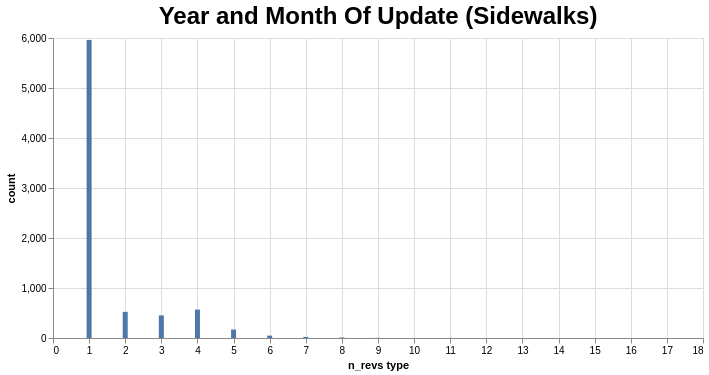

The specification (Vega-Lite) saved for this image:
### Vega-Lite specification from a JSON file in a GitHub repository (floating-point values rounded to 4 significant figures)
{"config": {"view": {"continuousWidth": 300, "continuousHeight": 300}, "title": {"fontSize": 24}}, "data": {"name": "data-672d5f3b91220cb87f3f762d2e5f29f7"}, "mark": {"type": "bar"}, "encoding": {"tooltip": [{"field": "percent", "type": "nominal"}], "x": {"field": "n_revs type", "sort": "-x", "type": "quantitative"}, "y": {"field": "count", "type": "quantitative"}}, "height": 300, "params": [{"name": "param_9", "select": {"type": "interval", "encodings": ["x", "y"]}, "bind": "scales"}], "title": "Year and Month Of Update (Sidewalks)", "width": 650, "$schema": "https://vega.github.io/schema/vega-lite/v5.json", "datasets": {"data-672d5f3b91220cb87f3f762d2e5f29f7": [{"n_revs type": 1, "count": 5962, "percent": "76.81%"}, {"n_revs type": 4, "count": 568, "percent": "7.32%"}, {"n_revs type": 2, "count": 523, "percent": "6.74%"}, {"n_revs type": 3, "count": 452, "percent": "5.82%"}, {"n_revs type": 5, "count": 169, "percent": "2.18%"}, {"n_revs type": 6, "count": 47, "percent": "0.61%"}, {"n_revs type": 7, "count": 21, "percent": "0.27%"}, {"n_revs type": 8, "count": 11, "percent": "0.14%"}, {"n_revs type": 9, "count": 5, "percent": "0.06%"}, {"n_revs type": 11, "count": 2, "percent": "0.03%"}, {"n_revs type": 17, "count": 1, "percent": "0.01%"}, {"n_revs type": 10, "count": 1, "percent": "0.01%"}]}}
